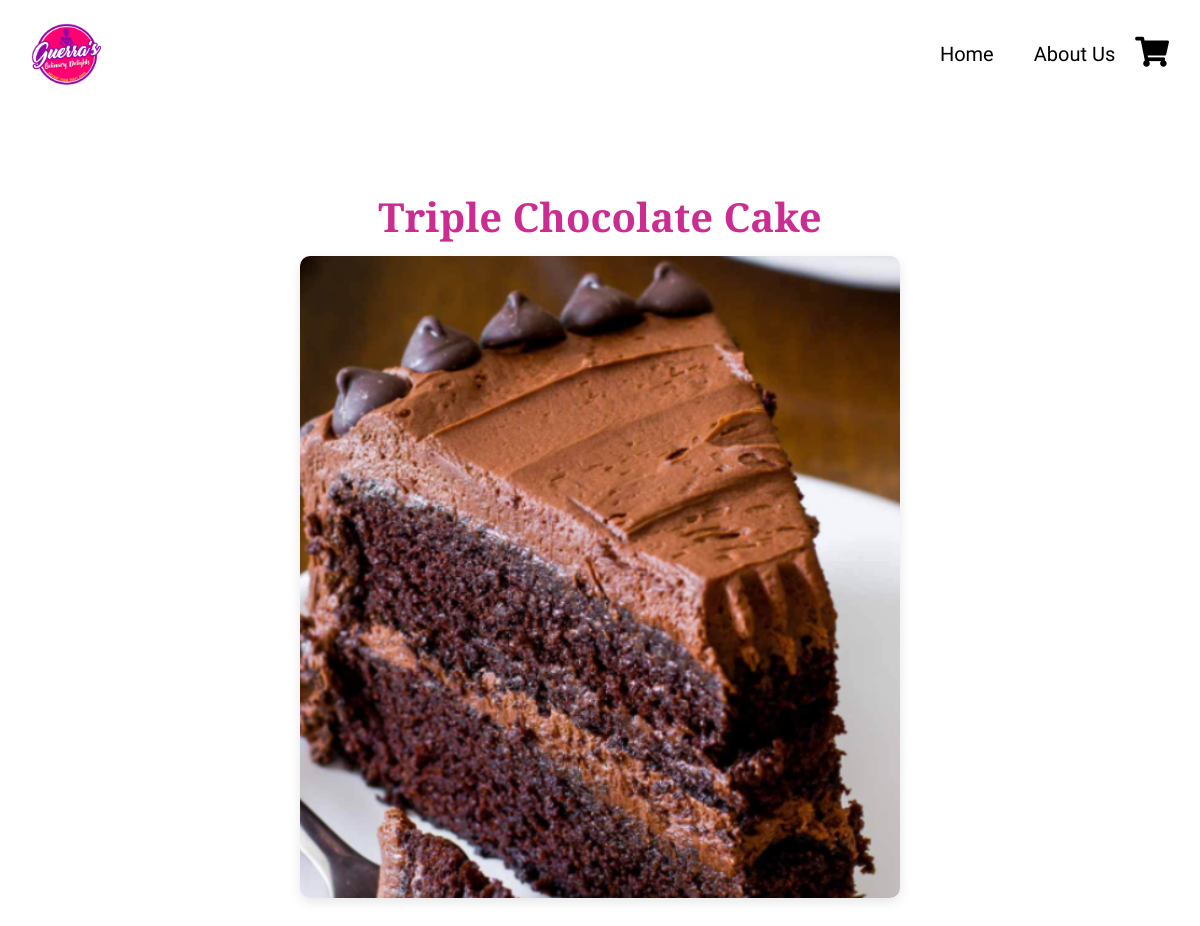
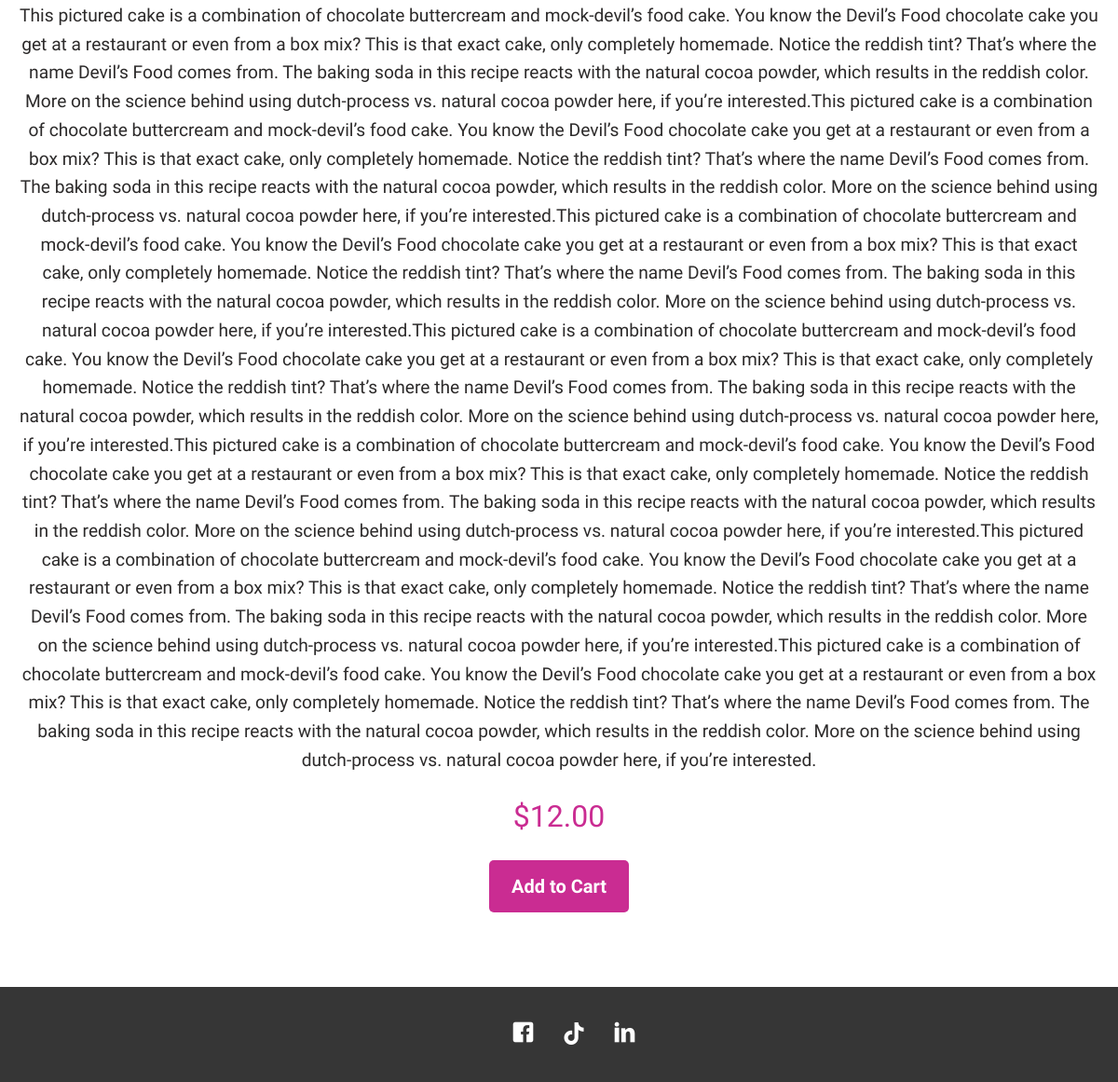
Page /product/3/ on the committed database (2 pictures, top to bottom).
### app/models.py (models this page shows, shortened)
class Product(models.Model):
    title=models.CharField(max_length=50)
    price=models.DecimalField(max_digits=5,decimal_places=2)
    simple_description=models.CharField(max_length=200)
    description=models.CharField(max_length=4000)
    image=models.ImageField(upload_to='photo')

### app/views.py (the view)
# urls.py: path('product/<int:product_id>/', views.product_detail, name='product_detail'),
def product_detail(request, product_id):
    product = get_object_or_404(Product, id=product_id)
    return render(request, 'product.html', {'product': product})

### app/templates/product.html
{% extends "base.html" %}
{% load static %}
{% block content %}
    <main class="product-section">
        <h3 class="product-title">{{ product.title }}</h3>
        <img src="{{ product.image.url }}" alt="{{ product.title }}" class="product-image">
        <div class="product-info">
            <p class="product-description">{{ product.description }}</p>
            <div class="product-price">${{ product.price }}</div>
            <a href="{% url 'add_to_cart' product_id=product.id %}" class="add-to-cart">Add to Cart</a>
        </div>
    </main>
    {% endblock content %}

### staticfiles/css/style.css (style rules this page uses)
html { overflow-x: hidden; }
body { font-family: "Raleway", sans-serif; background: #fff; font-size: 20px; line-height: 1.6; color: #2c2a2a; }
a { -webkit-transition: .3s all ease; -o-transition: .3s all ease; transition: .3s all ease; color: #ca2c92; }
h1, h2, h3, h4, h5, .h1, .h2, .h3, .h4, .h5 { line-height: 1.45; color: #000; font-family: "Playfair Display", serif; font-weight: bold; }
.product-section { padding: 80px 20px; display: flex; flex-direction: column; align-items: center; }
.product-image { width: 100%; max-width: 600px; height: auto; border-radius: 10px; box-shadow: 0 4px 12px rgba(0, 0, 0, 0.1); }
.product-info { margin-top: 30px; text-align: center; }
.product-title { font-size: 2.5rem; color: #ca2c92; margin-bottom: 10px; }
.product-description { font-size: 1.2rem; line-height: 1.6; margin-bottom: 20px; }
.product-price { font-size: 2rem; color: #ca2c92; margin-bottom: 20px; }
.add-to-cart { display: inline-block; padding: 12px 24px; background-color: #ca2c92; color: white; text-decoration: none; border-radius: 5px; transition: background-color 0.3s; font-weight: bold; }

### rows in the picture
Product: title "Triple Chocolate Cake", image (picture), description "This pictured cake is a combination of chocolate buttercream and mock-devil’s food cake. You know the Devil’s Food chocolate cake you get at a restaurant or even from a box mix? This is that exact cake, only completely homemade. Notice the reddish tint? That’s where the name Devil’s Food comes from. The baking soda in this recipe reacts with the natural cocoa powder, which results in the reddish color. More on the science behind using dutch-process vs. natural cocoa powder here, if you’re interested.This pictured cake is a combination of chocolate buttercream and mock-devil’s food cake. You know the Devil’s Food chocolate cake you get at a restaurant or even from a box mix? This is that…", price "12.00"
